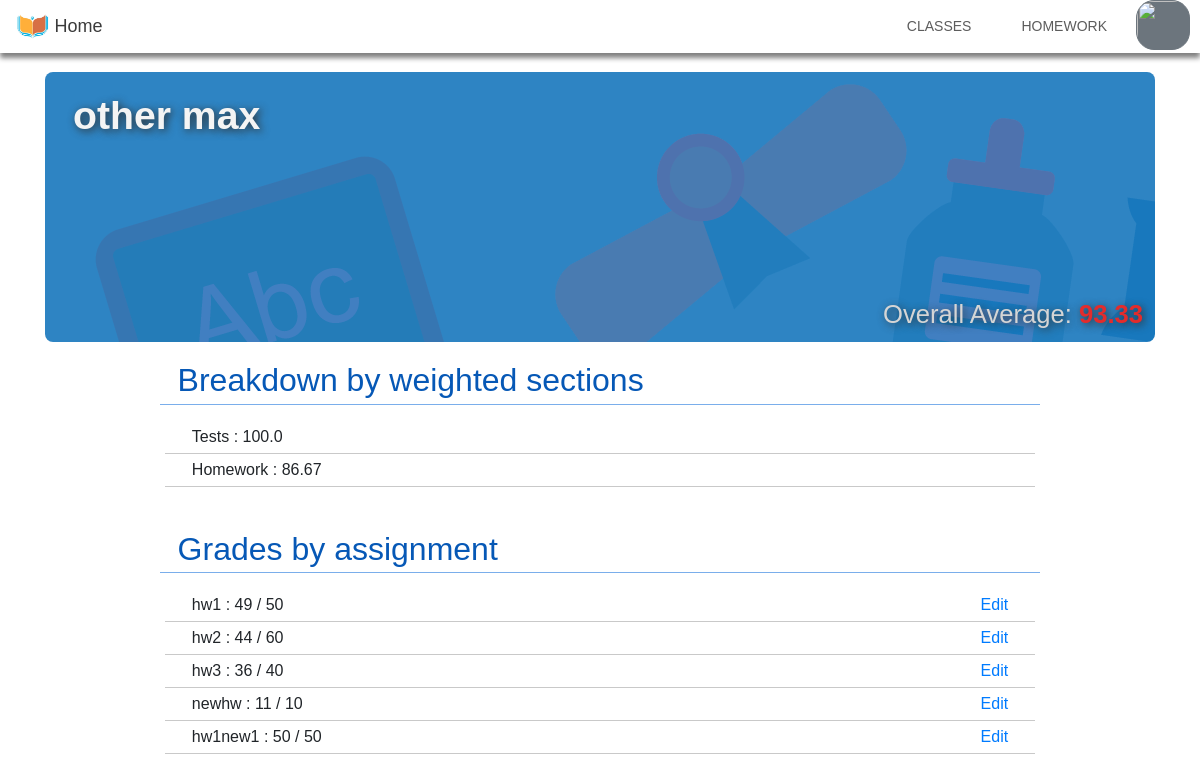
The app's page /usergrades/2/3Y7E3X1 (signed in), older data.
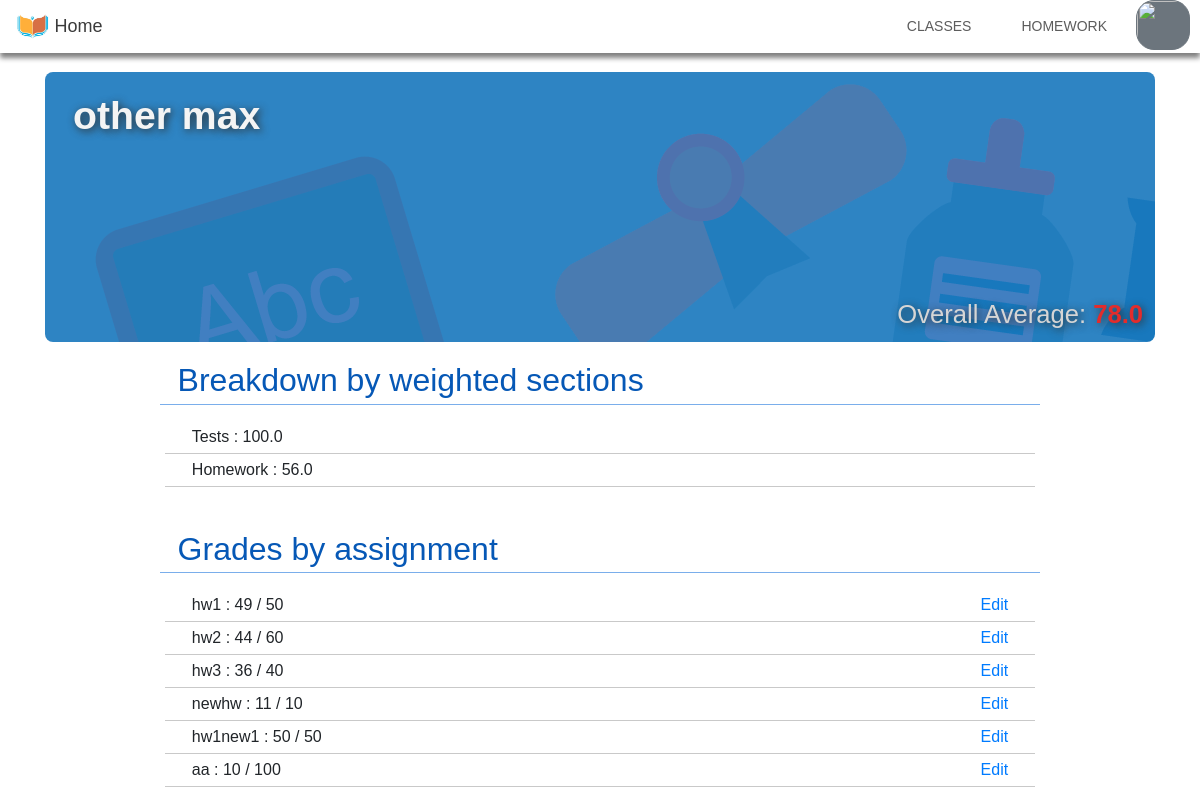
The same page, newer data.
### tables this page shows
CREATE TABLE users(userID TEXT PRIMARY KEY, email TEXT, name TEXT);

CREATE TABLE grades(classID INTEGER, userID TEXT, assignment TEXT, grade INTEGER, maxGrade INTEGER, weight TEXT);

### app.py (the view)
@app.route('/usergrades/<classID>/<userID>')
def userGrades(classID, userID):
	if 'userid' not in flask.session:
		return flask.redirect('/')
	if flask.session['userid'] != userID:
		if not db.isTeacher(flask.session['userid'], classID):
			return flask.redirect('/class/' + str(classID))
	avg,weightavgs = db.calculateAverage(userID, classID)
	name = db.getUserName(userID)
	grades = db.getUserGrades(classID, userID)
	isTeacher = (db.getTeacher(classID) == flask.session["userid"])
	return flask.render_template('usergrades.html', avg = avg, weightavgs = weightavgs, name = name, grades = grades, classID = classID, isTeacher = isTeacher)

### util/dbtools.py (called while the page is built)
def getTeacher(classID):
    db,c = getDBCursor()
    output = None
    for i in c.execute("SELECT userID FROM classes WHERE classID = ?", (classID,)):
        output = i[0]
    closeDB(db)
    return output

def getUserName(userID):
    db,c = getDBCursor()
    name = None
    for i in c.execute("SELECT name FROM users WHERE userID = ?", (userID,)):
        name = i[0]
    closeDB(db)
    return name

def isTeacher(userID, classID):
    db,c = getDBCursor()
    output = False
    for i in c.execute('SELECT * FROM classes WHERE classID = ? AND userID = ?', (classID, userID,)):
        output = True
    closeDB(db)
    return output

def getUserGrades(classID, userID):
    db,c = getDBCursor()
    c.execute("SELECT * FROM grades WHERE classID = ? AND userID = ?", (classID, userID,))
    output = c.fetchall()
    closeDB(db)
    return output

def getDBCursor():
    db = sqlite3.connect("data/classify.db")
    cursor = db.cursor()
    return db,cursor

def closeDB(db):
    db.commit()
    db.close()

### templates/usergrades.html (shortened to what this page needs)
{% extends "base.html" %}
{% block navbar %}
<nav class="navbar navbar-expand-sm navbar-dark fixed-top mb-5" id="containerNav">
	<div class="container-fluid" id="mainNav">
		<div class="navbar-header">
			<a id="navHome" class="navbar-brand" href="/login">
				<img id="navImg" src="../static/navLogo.jpeg" alt="" class="img-circle">&nbsp;Home
			</a>
		</div>
		<div class="collapse navbar-collapse" id="navbarResponsive">
			<ul class="navbar-nav text-uppercase ml-auto">
				<li class="nav-item">
					<a class="nav-link pl-4 pr-4 other" href="/login">Classes</a>
				</li>
				<li class="nav-item">
					<a class="nav-link pl-4 pr-4 other" href="/fact">Homework</a>
				</li>
				<li class="nav-item mr-1 ml-1">
					<div class="btn-group">
						<img src="https://api.adorable.io/avatars/53/{{ session['email'] }}" alt="" class="btn btn-secondary dropdown-toggle" href="#" role="button" id="dropMenu" data-toggle="dropdown" aria-haspopup="true" aria-expanded="false">
					</div>
				</li>
			</ul>
		</div>
	</div>
</nav>
{% endblock %}
{% block content %}
<div class="container">
	<div class="d-flex flex-wrap grade-head justify-content-between mt-5">
		<div class="p-1 mr-auto">
			<h2 id="navHeader3" class="ml-4 mt-3"><b>{{ name }}</b></h2>
		</div>
		<div class="d-flex flex-column mt-2 justify-content-between">
			<div class="ml-auto mr-3 p-1">
			</div>
			<div class="p-1 mr-2">
				{% if avg == 0 %}
				<h4 id="navHeader6">Overall Average: <b style="color: #e32c2c;">No grade</b></h4>
				{% else %}
				<h4 id="navHeader6">Overall Average: <b style="color: #e32c2c;">{{ avg }}</b></h4>
				{% endif %}
			</div>
		</div>
	</div>
	{% if avg == 0 %}
	<div class="row mr-1 ml-1">
		<div class="col-md-1"></div>
		<div class="col">
			<h2 class="mt-special mb-3 pb-1 text-mine btmBorder mr-1 ml-1"> &nbsp; No grades yet</h2>
		</div>
		<div class="col-md-1"></div>
	</div>
	{% else %}
	<div class="row mr-1 ml-1">
		<div class="col-md-1"></div>
		<div class="col">
			<h2 class="mt-special mb-3 pb-1 text-mine btmBorder mr-1 ml-1"> &nbsp; Breakdown by weighted sections</h2>
		</div>
		<div class="col-md-1"></div>
	</div>
	{% for i in weightavgs %}
	<div class="row mr-1 ml-1">
		<div class="col-md-1"></div>
		<div class="col ml-4 mr-4 btmBorder2">
			<div class="d-flex flex-wrap justify-content-between ml-2 mr-2">
				<div class="p-1 ">
					{{i}} : {{weightavgs[i]}}
				</div>
				<div class="p-1">
				</div>
			</div>
		</div>
		<div class="col-md-1"></div>
	</div>
	{% endfor %}
	<div class="row mr-1 ml-1 mt-4">
		<div class="col-md-1"></div>
		<div class="col">
			<h2 class="mt-special mb-3 pb-1 text-mine btmBorder mr-1 ml-1"> &nbsp; Grades by assignment</h2>
		</div>
		<div class="col-md-1"></div>
	</div>
	{% for i in grades %}
	<div class="row mr-1 ml-1">
		<div class="col-md-1"></div>
		<div class="col ml-4 mr-4 btmBorder2">
			<div class="d-flex flex-wrap justify-content-between ml-2 mr-2">
				<div class="p-1 ">
					{{i[2]}} : {{i[3]}} / {{i[4]}}
				</div>
				<div class="p-1">
					{% if isTeacher %}
					{% set url = "/gradebook/" + classID|string + "/" + i[2] %}
					<a href="{{ url }}">Edit</a>
					{% endif %}
				</div>
			</div>
		</div>
		<div class="col-md-1"></div>
	</div>
	{% endfor %}
	{% endif %}
</div>
{% endblock %}

### templates/base.html (shortened to what this page needs)
<!DOCTYPE html>
<html lang="en">
<head>
    <link rel="stylesheet" href="https://stackpath.bootstrapcdn.com/font-awesome/4.7.0/css/font-awesome.min.css" type="text/css">
    <link rel="stylesheet" href="https://stackpath.bootstrapcdn.com/bootstrap/4.1.3/css/bootstrap.min.css">
    <link rel="stylesheet" href="{{ url_for('static', filename='main.css')}}" type="text/css">
</head>
<body id="body">
    {% block navbar %}{% endblock %}
    {% block content %}{% endblock %}
</body>
</html>

### static/main.css (style rules this page uses)
.navbar { background-color: white; padding-top: 0px; padding-bottom: 0px; position: fixed; }
.navbar-nav .nav-link { font-family: Tahoma, Geneva, sans-serif; font-size: 14px; padding-top: 15px; padding-bottom: 15px; }
#mainNav { padding: 0px; }
#containerNav { padding-right: 0px; box-shadow: 0px 5px 5px grey; }
.other { color: #5c5c5c !important; border: 1px solid white; }
#navHome { color: #3b3b3b; font-family: Tahoma, Geneva, sans-serif; font-size: 18px; font-weight: 500; }
#navImg { max-width: 2.1rem; max-height: 2.1rem; }
#navHeader3 { color: #f4f4f4; font-family: Tahoma, Geneva, sans-serif; font-size: 2.45rem; text-shadow: 2px 2px 8px #2f2f2f; }
#navHeader6 { color: #d5d5d5; font-family: Tahoma, Geneva, sans-serif; font-weight: 1000px; font-size: 1.6em; text-shadow: 2px 2px 8px #2f2f2f; }
#body { font-family: Tahoma, Geneva, sans-serif; }
#dropMenu { height: 50px; width: 60px; border-radius: 18px; max-height: 80%; max-width: 90%; position: center 90px; padding: 0px; }
.grade-head { background-image: url(../static/grades_background.png); min-width: 100%; min-height: 200px; height: 270px; background-position: cover; border-radius: 8px; }
.btmBorder { border-bottom: 1px solid #7aaeeb; }
.mt-special { margin-top: 1.2rem; }
.text-mine { color: #0658b6; }
.btmBorder2 { border-bottom: 1px solid #c9c9c9; }

Row changes from the older to the newer data that the page shows:
computed for grades "Homework": weight "86.67" → "56.0"
added grades: assignment "aa", grade "10", maxGrade "100", shown under "Grades by assignment"
Text that changed along with them:
{{ avg }}: "93.33" → "78.0"
